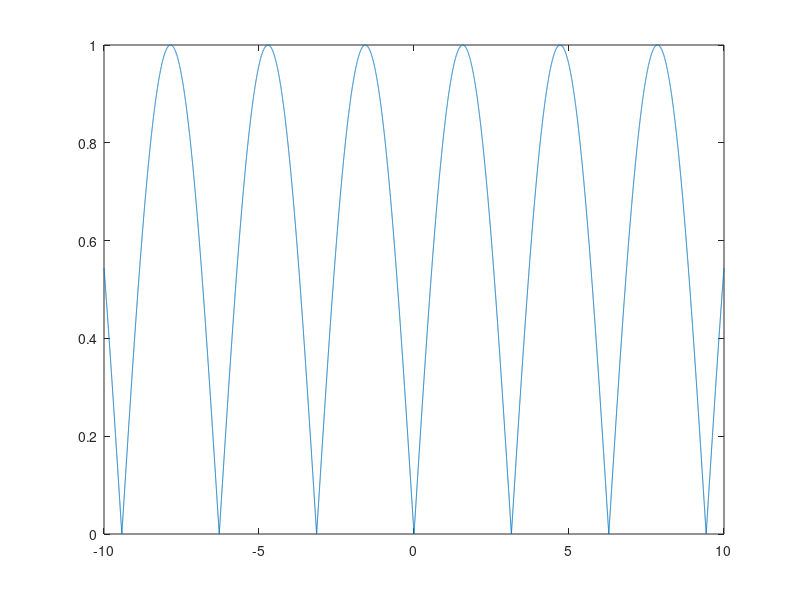

Reproduce this figure in MATLAB.
t=-10:0.001:10;
T=pi;
w=2*pi*(1/T)
a0 = 2/pi
ft=a0

for n=1:1000
  ft = ft+[4/(pi*(1-4*n^2))]*cos(n*w*t);
  end

plot(t,ft)
